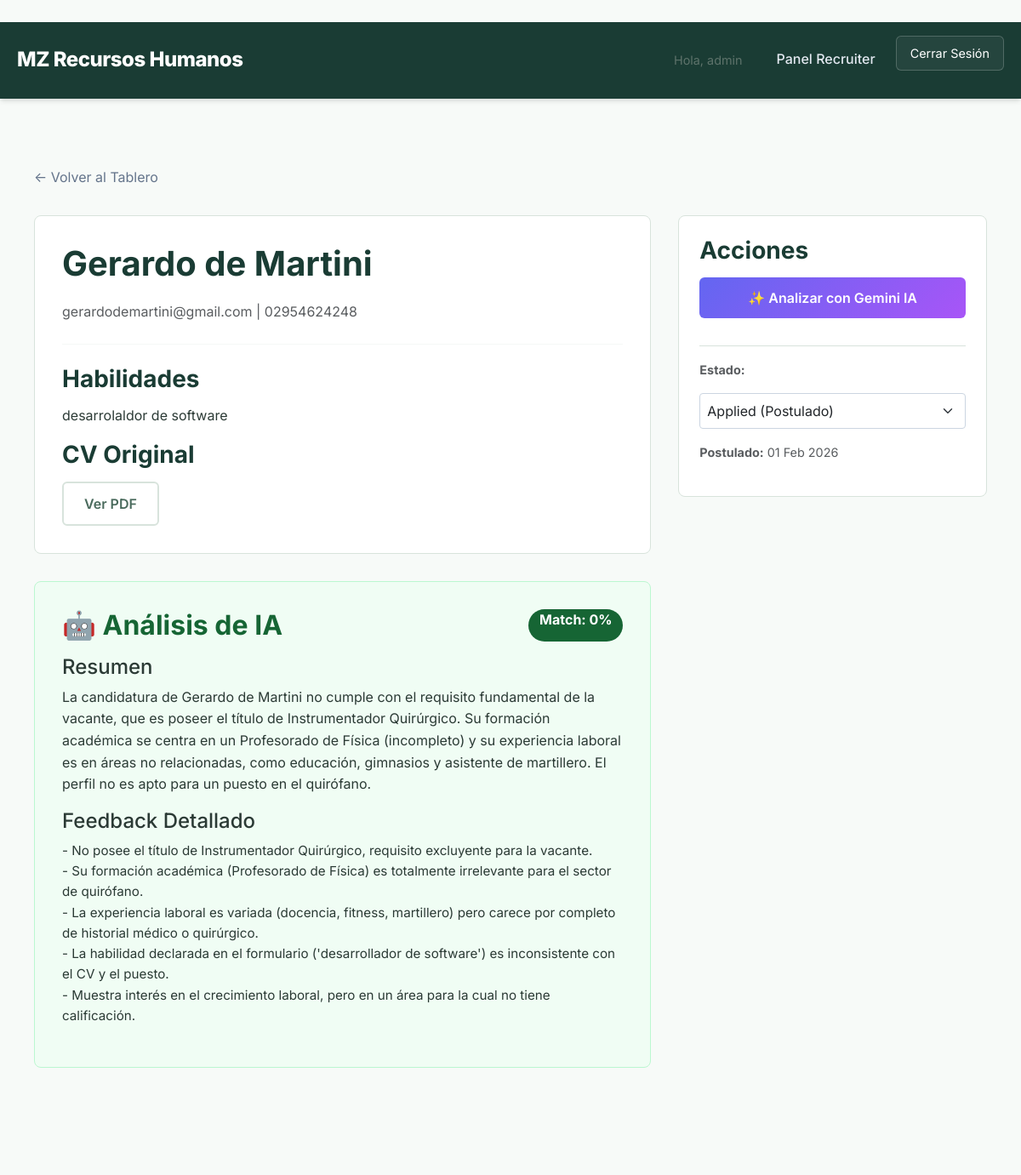
Before: /staff/application/2/ (signed in, upper part) with the older database file.
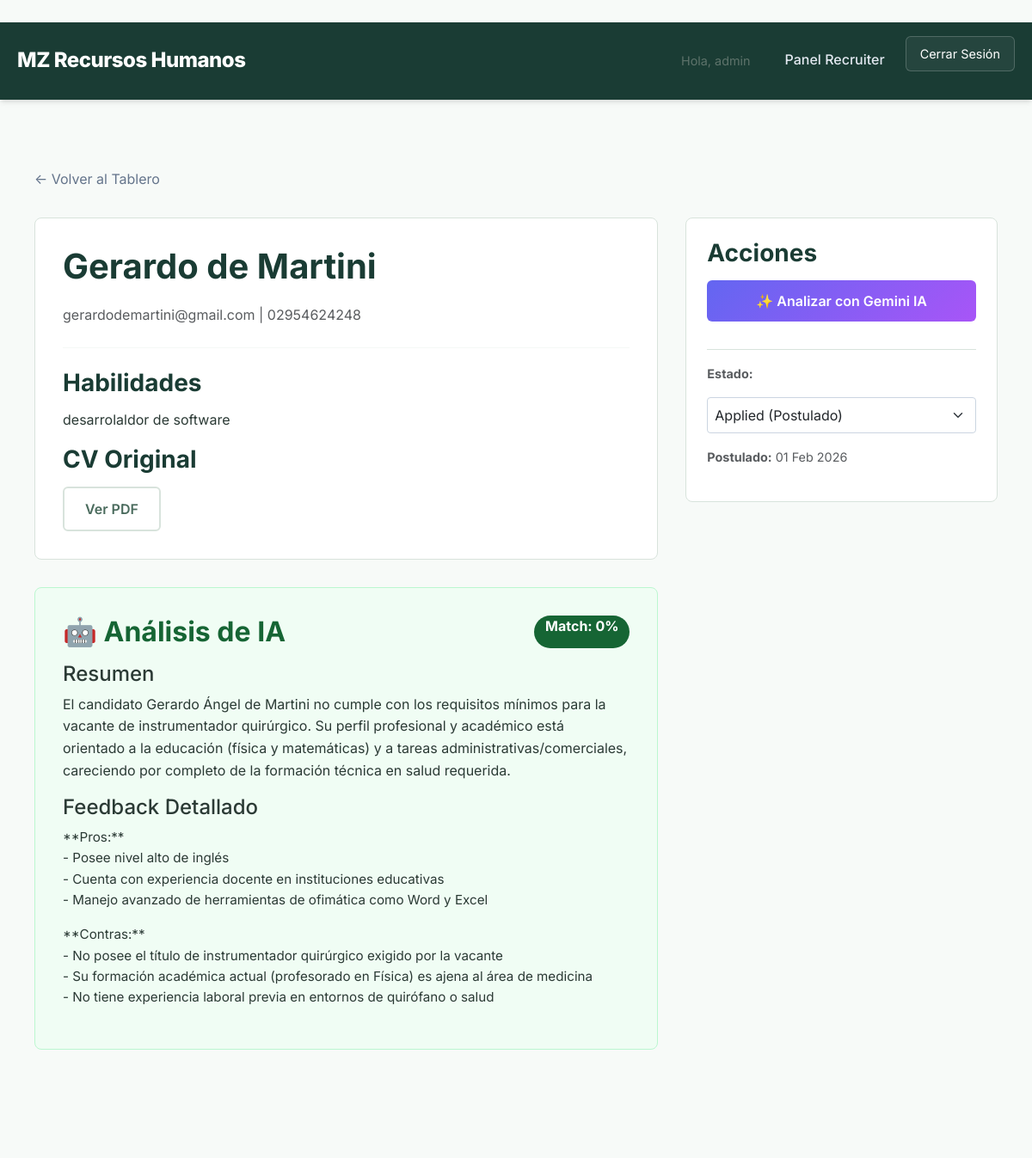
After: the same page with the newer database file.
### applications/models.py (models this page shows, shortened)
class Application(models.Model):
    STATUS_CHOICES = [
        ('applied', 'Applied (Postulado)'),
        ('initial_interview', 'Initial Interview (Entrevista Inicial)'),
        ('tech_evaluation', 'Tech Evaluation (Evaluación Técnica)'),
        ('shortlist', 'Shortlist (Terna Final)'),
        ('offer', 'Offer (Oferta)'),
        ('hired', 'Hired (Contratado)'),
        ('rejected', 'Rejected (Descartado)'),
    ]
    vacancy = models.ForeignKey(Vacancy, related_name='applications', on_delete=models.CASCADE)
    candidate = models.ForeignKey(Candidate, related_name='applications', on_delete=models.CASCADE)
    status = models.CharField(max_length=20, choices=STATUS_CHOICES, default='applied')
    match_score = models.IntegerField(default=0, help_text="Percentage match based on skills (0-100)")
    applied_at = models.DateTimeField(auto_now_add=True)
    notes = models.TextField(blank=True)
    ai_summary = models.TextField(blank=True, help_text="AI-generated summary of the candidate")
    ai_match_score = models.IntegerField(null=True, blank=True, help_text="AI-calculated match score (0-100)")
    ai_feedback = models.TextField(blank=True, help_text="Detailed AI feedback on the match")

### candidates/models.py (models this page shows, shortened)
class Candidate(models.Model):
    AVAILABILITY_CHOICES = [
        ('active', 'Active (Looking)'),
        ('open', 'Open to Offers (Listening)'),
        ('not_looking', 'Not Looking (Dormant)'),
    ]
    first_name = models.CharField(max_length=100)
    last_name = models.CharField(max_length=100)
    user = models.OneToOneField(User, on_delete=models.CASCADE, null=True, blank=True, related_name='candidate_profile')
    email = models.EmailField(unique=True)
    secondary_email = models.CharField(max_length=255, blank=True, null=True, help_text="Correos secundarios separados por coma")
    phone = models.CharField(max_length=20, blank=True)
    resume_file = models.FileField(upload_to='resumes/', blank=True, null=True)
    skills = models.TextField(blank=True, help_text="Habilidades separadas por coma o descripción breve")
    tags = models.ManyToManyField(Tag, blank=True, related_name='candidates')
    availability_status = models.CharField(max_length=20, choices=AVAILABILITY_CHOICES, default='active')
    last_updated = models.DateTimeField(auto_now=True)
    update_token = models.UUIDField(default=uuid.uuid4, editable=False)
    created_at = models.DateTimeField(auto_now_add=True)

### dashboard/views.py (the view)
# urls.py: path('application/<int:application_id>/', views.application_detail, name='application_detail'),
@login_required
@user_passes_test(is_recruiter)
def application_detail(request, application_id):
    application = get_object_or_404(Application, id=application_id)
    status_choices = Application.STATUS_CHOICES
    return render(request, 'dashboard/application_detail.html', {
        'application': application,
        'status_choices': status_choices
    })

### dashboard/views.py (called while the page is built)
def is_recruiter(user):
    return user.is_staff

### hr_project/templates/dashboard/application_detail.html (shortened to what the changed rows need)
﻿{% extends "base.html" %}
{% block content %}
<div class="container" style="margin-top: 2rem;">
    <div style="display: grid; grid-template-columns: 2fr 1fr; gap: 2rem;">
        <div>
            <div style="background: white; padding: 2rem; border-radius: 8px; border: 1px solid var(--border-color);">
                <h1>{{ application.candidate.first_name }} {{ application.candidate.last_name }}</h1>
                <p class="text-muted">{{ application.candidate.email }} | {{ application.candidate.phone }}</p>
                <hr style="margin: 1.5rem 0; border: 0; border-top: 1px solid var(--border-color);">
                <h3>Habilidades</h3>
                <p>{{ application.candidate.skills }}</p>
                <h3>CV Original</h3>
                {% if application.candidate.resume_file %}
                <a href="{{ application.candidate.resume_file.url }}" target="_blank" class="btn btn-outline">Ver
                    PDF</a>
                {% else %}
                <p class="text-muted">No hay CV adjunto.</p>
                {% endif %}
            </div>
            {% if application.ai_summary %}
            <div
                style="background: #f0fdf4; padding: 2rem; border-radius: 8px; border: 1px solid #bbf7d0; margin-top: 2rem;">
                <h2 style="color: #166534; display: flex; justify-content: space-between;">
                    <span>🤖 Análisis de IA</span>
                    <span
                        style="background: #166534; color: white; padding: 0.2rem 0.8rem; border-radius: 20px; font-size: 1rem;">Match:
                        {{ application.ai_match_score }}%</span>
                </h2>
                <div style="margin-top: 1rem;">
                    <h4>Resumen</h4>
                    <p>{{ application.ai_summary }}</p>
                    <h4>Feedback Detallado</h4>
                    <div style="font-size: 0.95rem; line-height: 1.6;">{{ application.ai_feedback|linebreaks }}</div>
                </div>
            </div>
            {% endif %}
        </div>
        <div>
            <div style="background: white; padding: 1.5rem; border-radius: 8px; border: 1px solid var(--border-color);">
                <div style="margin-top: 1rem; padding-top: 1rem; border-top: 1px solid var(--border-color);">
                    <p class="text-muted" style="font-size: 0.9rem;">
                        <strong>Estado:</strong>
                    </p>
                    <div style="margin-bottom: 1rem;">
                        <form action="{% url 'update_application_status' application.id %}" method="post" style="display: flex; gap: 0.5rem; align-items: center;">
                            <select name="status" class="form-select" onchange="this.form.submit()"
                                    style="padding: 0.5rem; border-radius: 4px; border: 1px solid #cbd5e1; flex-grow: 1;">
                                {% for code, label in status_choices %}
                                <option value="{{ code }}" {% if application.status == code %}selected{% endif %}>
                                    {{ label }}
                                </option>
                                {% endfor %}
                            </select>
                        </form>
                    </div>
                    <p class="text-muted" style="font-size: 0.9rem;">
                        <strong>Postulado:</strong> {{ application.applied_at|date:"d M Y" }}
                    </p>
                </div>
            </div>
        </div>
    </div>
</div>
{% endblock %}

Changed rows visible on the page:
changed Application "Applied (Postulado)": ai_summary "La candidatura de Gerardo de Martini no cumple con el requisito fundamental de la vacante, que es poseer el título de Instrumentador Quirúrgico. Su formación académica se centra en un Profesorado de Física (incompleto) y su experiencia laboral es en áreas no relacionadas, como educación, gimnasios y asistente de martillero. El perfil no es apto para un puesto en el quirófano." → "El candidato Gerardo Ángel de Martini no cumple con los requisitos mínimos para la vacante de instrumentador quirúrgico. Su perfil profesional y académico está orientado a la educación (física y matemáticas) y a tareas administrativas/comerciales, careciendo por completo de la formación técnica en salud requerida."; ai_feedback "- No posee el título de Instrumentador Quirúrgico, requisito excluyente para la vacante. - Su formación académica (Profesorado de Física) es totalmente irrelevante para el sector de quirófano. - La experiencia laboral es variada (docencia, fitness, martillero) pero carece por completo de historial médico o quirúrgico. - La habilidad declarada en el formulario ('desarrollador de software') es inconsistente con el CV y el puesto. - Muestra interés en el crecimiento laboral, pero en un área para la cual no tiene calificación." → "**Pros:** - Posee nivel alto de inglés - Cuenta con experiencia docente en instituciones educativas - Manejo avanzado de herramientas de ofimática como Word y Excel **Contras:** - No posee el título de instrumentador quirúrgico exigido por la vacante - Su formación académica actual (profesorado en Física) es ajena al área de medicina - No tiene experiencia laboral previa en entornos de quirófano o salud"
